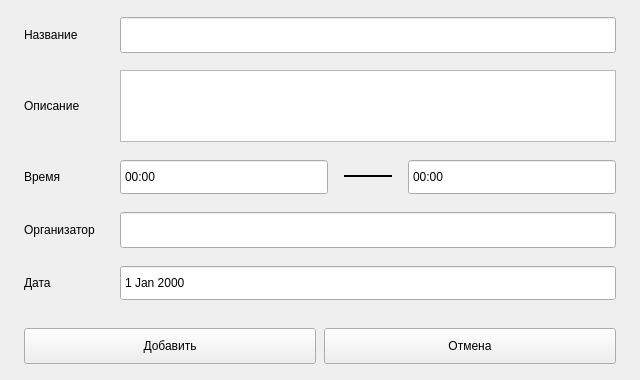
<?xml version="1.0" encoding="UTF-8"?>
<ui version="4.0">
 <class>AddEvent</class>
 <widget class="QWidget" name="AddEvent">
  <property name="geometry">
   <rect>
    <x>0</x>
    <y>0</y>
    <width>640</width>
    <height>380</height>
   </rect>
  </property>
  <property name="minimumSize">
   <size>
    <width>640</width>
    <height>380</height>
   </size>
  </property>
  <property name="maximumSize">
   <size>
    <width>640</width>
    <height>380</height>
   </size>
  </property>
  <property name="windowTitle">
   <string>Event Orginizer | Добавить мероприятие</string>
  </property>
  <property name="windowIcon">
   <iconset resource="resources/resources.qrc">
    <normaloff>:/icons/favicon.ico</normaloff>:/icons/favicon.ico</iconset>
  </property>
  <layout class="QGridLayout" name="gridLayout">
   <property name="leftMargin">
    <number>24</number>
   </property>
   <property name="topMargin">
    <number>16</number>
   </property>
   <property name="rightMargin">
    <number>24</number>
   </property>
   <property name="bottomMargin">
    <number>16</number>
   </property>
   <property name="horizontalSpacing">
    <number>8</number>
   </property>
   <property name="verticalSpacing">
    <number>24</number>
   </property>
   <item row="0" column="0" colspan="2">
    <layout class="QFormLayout" name="Inputs">
     <property name="sizeConstraint">
      <enum>QLayout::SetDefaultConstraint</enum>
     </property>
     <property name="fieldGrowthPolicy">
      <enum>QFormLayout::AllNonFixedFieldsGrow</enum>
     </property>
     <property name="labelAlignment">
      <set>Qt::AlignJustify|Qt::AlignVCenter</set>
     </property>
     <property name="formAlignment">
      <set>Qt::AlignJustify|Qt::AlignVCenter</set>
     </property>
     <property name="horizontalSpacing">
      <number>16</number>
     </property>
     <property name="verticalSpacing">
      <number>16</number>
     </property>
     <item row="0" column="0">
      <widget class="QLabel" name="nameLabel">
       <property name="minimumSize">
        <size>
         <width>80</width>
         <height>36</height>
        </size>
       </property>
       <property name="maximumSize">
        <size>
         <width>80</width>
         <height>36</height>
        </size>
       </property>
       <property name="text">
        <string>Название</string>
       </property>
      </widget>
     </item>
     <item row="0" column="1">
      <widget class="QLineEdit" name="nameLineEdit">
       <property name="minimumSize">
        <size>
         <width>0</width>
         <height>36</height>
        </size>
       </property>
       <property name="maximumSize">
        <size>
         <width>16777215</width>
         <height>36</height>
        </size>
       </property>
      </widget>
     </item>
     <item row="1" column="0">
      <widget class="QLabel" name="descriptionLabel">
       <property name="minimumSize">
        <size>
         <width>80</width>
         <height>72</height>
        </size>
       </property>
       <property name="maximumSize">
        <size>
         <width>80</width>
         <height>72</height>
        </size>
       </property>
       <property name="text">
        <string>Описание</string>
       </property>
      </widget>
     </item>
     <item row="1" column="1">
      <widget class="QTextEdit" name="descriptionTextEdit">
       <property name="minimumSize">
        <size>
         <width>0</width>
         <height>72</height>
        </size>
       </property>
       <property name="maximumSize">
        <size>
         <width>16777215</width>
         <height>72</height>
        </size>
       </property>
      </widget>
     </item>
     <item row="2" column="0">
      <widget class="QLabel" name="timeLaber">
       <property name="minimumSize">
        <size>
         <width>80</width>
         <height>36</height>
        </size>
       </property>
       <property name="maximumSize">
        <size>
         <width>80</width>
         <height>36</height>
        </size>
       </property>
       <property name="text">
        <string>Время</string>
       </property>
      </widget>
     </item>
     <item row="2" column="1">
      <layout class="QHBoxLayout" name="timeInput">
       <property name="spacing">
        <number>16</number>
       </property>
       <item>
        <widget class="QTimeEdit" name="startTimeEdit">
         <property name="minimumSize">
          <size>
           <width>0</width>
           <height>36</height>
          </size>
         </property>
         <property name="maximumSize">
          <size>
           <width>16777215</width>
           <height>36</height>
          </size>
         </property>
         <property name="buttonSymbols">
          <enum>QAbstractSpinBox::NoButtons</enum>
         </property>
         <property name="currentSection">
          <enum>QDateTimeEdit::HourSection</enum>
         </property>
         <property name="displayFormat">
          <string>hh:mm</string>
         </property>
        </widget>
       </item>
       <item>
        <widget class="Line" name="line">
         <property name="windowModality">
          <enum>Qt::NonModal</enum>
         </property>
         <property name="minimumSize">
          <size>
           <width>48</width>
           <height>0</height>
          </size>
         </property>
         <property name="maximumSize">
          <size>
           <width>48</width>
           <height>16777215</height>
          </size>
         </property>
         <property name="frameShadow">
          <enum>QFrame::Plain</enum>
         </property>
         <property name="lineWidth">
          <number>2</number>
         </property>
         <property name="orientation">
          <enum>Qt::Horizontal</enum>
         </property>
        </widget>
       </item>
       <item>
        <widget class="QTimeEdit" name="endTimeEdit">
         <property name="minimumSize">
          <size>
           <width>0</width>
           <height>36</height>
          </size>
         </property>
         <property name="maximumSize">
          <size>
           <width>16777215</width>
           <height>36</height>
          </size>
         </property>
         <property name="buttonSymbols">
          <enum>QAbstractSpinBox::NoButtons</enum>
         </property>
         <property name="displayFormat">
          <string>hh:mm</string>
         </property>
        </widget>
       </item>
      </layout>
     </item>
     <item row="3" column="0">
      <widget class="QLabel" name="organizerLaber">
       <property name="minimumSize">
        <size>
         <width>80</width>
         <height>36</height>
        </size>
       </property>
       <property name="maximumSize">
        <size>
         <width>80</width>
         <height>36</height>
        </size>
       </property>
       <property name="text">
        <string>Организатор</string>
       </property>
      </widget>
     </item>
     <item row="3" column="1">
      <widget class="QLineEdit" name="organizerLineEdit">
       <property name="minimumSize">
        <size>
         <width>0</width>
         <height>36</height>
        </size>
       </property>
       <property name="maximumSize">
        <size>
         <width>16777215</width>
         <height>36</height>
        </size>
       </property>
      </widget>
     </item>
     <item row="4" column="0">
      <widget class="QLabel" name="dateLabel">
       <property name="minimumSize">
        <size>
         <width>80</width>
         <height>36</height>
        </size>
       </property>
       <property name="maximumSize">
        <size>
         <width>80</width>
         <height>16777215</height>
        </size>
       </property>
       <property name="text">
        <string>Дата</string>
       </property>
      </widget>
     </item>
     <item row="4" column="1">
      <widget class="QDateEdit" name="dateEdit">
       <property name="minimumSize">
        <size>
         <width>0</width>
         <height>36</height>
        </size>
       </property>
       <property name="buttonSymbols">
        <enum>QAbstractSpinBox::NoButtons</enum>
       </property>
      </widget>
     </item>
    </layout>
   </item>
   <item row="1" column="0">
    <widget class="QPushButton" name="addButton">
     <property name="minimumSize">
      <size>
       <width>0</width>
       <height>36</height>
      </size>
     </property>
     <property name="text">
      <string>Добавить</string>
     </property>
     <property name="shortcut">
      <string>Ctrl+S</string>
     </property>
    </widget>
   </item>
   <item row="1" column="1">
    <widget class="QPushButton" name="cancelButton">
     <property name="minimumSize">
      <size>
       <width>0</width>
       <height>36</height>
      </size>
     </property>
     <property name="text">
      <string>Отмена</string>
     </property>
     <property name="shortcut">
      <string>Ctrl+C</string>
     </property>
    </widget>
   </item>
  </layout>
 </widget>
 <resources>
  <include location="resources/resources.qrc"/>
 </resources>
 <connections/>
</ui>
